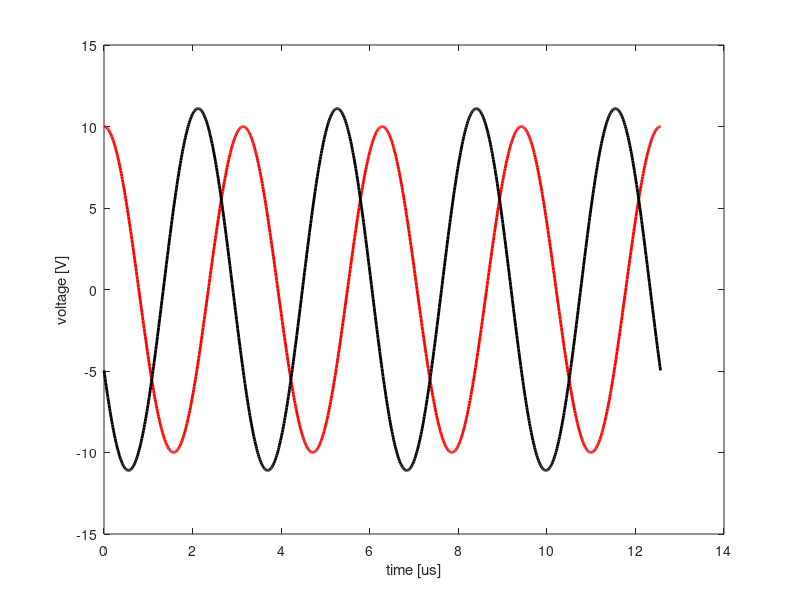

This figure's MATLAB source:
% Solving set of linear equations given by sinusoidal 
Z1 = 10*j;
Z2 = -j*20;
Z3 = 20*j;
Z4 = -10*j;
Z5 = 30*j;
Z6 = -j*20;
Us = 10;
R = 5;

% Defining linear equations
A = [1/R+1/Z1+1/Z2 -1/Z2 0;-1/Z2 1/Z2+1/Z3+1/Z4+1/Z5 -1/Z6;...
  0 -1/Z4 1/Z4+1/Z5+1/(4*R)];
B = [1/R;0;0]*Us;
x = A \ B;

% Given by problem
om = 2;

% Complex amplitude of voltage
U3 = x(3);
fprintf('U3 =  %8.4f *exp(1i* %8.4f)\n',abs(U3), angle(U3));

%%
% Plot excitation and solution
t = linspace(0,4*2*pi/om,1e3);
u3t = abs(U3)*cos(om*t+angle(U3));
ust = abs(Us)*cos(om*t+angle(Us));
figure; 
  plot(t,ust,'r-','LineWidth',2); 
  hold on; 
  plot(t,u3t,'k-','LineWidth',2);
  xlabel('time [us]');
  ylabel('voltage [V]');
